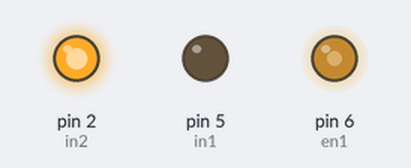
A sketch run on a simulated Arduino Uno, built with avr-gcc and run on an emulated ATmega328P. On the bench: output pins drawn as LEDs (lit = HIGH).

Above: at 0.1 s.
Timing chart, 0 to 1.6 s (numbered marks = the images above):
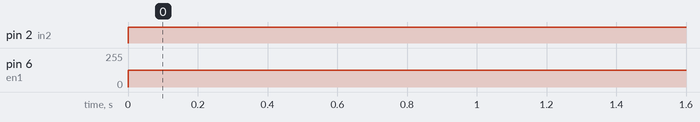

The sketch:

test.ino
```cpp
int en1 = 6;
int in1 = 5;
int in2 = 2;
void setup() {
pinMode(en1, OUTPUT);
pinMode(in1, OUTPUT);
pinMode(in2, OUTPUT);
  // put your setup code here, to run once:
digitalWrite(in1, LOW);
digitalWrite(in2, LOW);
}
void inside() {
analogWrite(en1,125);
digitalWrite(in1,LOW);
digitalWrite(in2,HIGH);

Serial.println("go in");
}

void loop() {
inside(); delay(50);
  // put your main code here, to run repeatedly:

}
```

Measured:
- by itself, pin 2 (in2): LOW → HIGH at 0.00 s
- by itself, pin 6 (en1): 0/255 → 125/255 at 0.00 s
